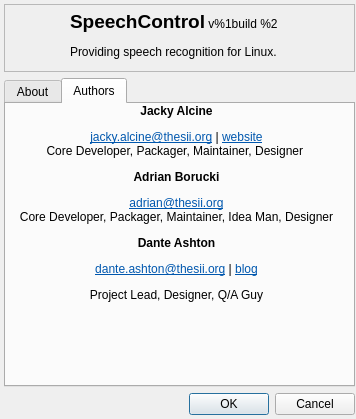
<?xml version="1.0" encoding="UTF-8"?>
<ui version="4.0">
 <class>AboutDialog</class>
 <widget class="QDialog" name="AboutDialog">
  <property name="geometry">
   <rect>
    <x>0</x>
    <y>0</y>
    <width>356</width>
    <height>419</height>
   </rect>
  </property>
  <property name="windowTitle">
   <string>Speech Control</string>
  </property>
  <widget class="QWidget" name="verticalLayoutWidget">
   <property name="geometry">
    <rect>
     <x>4</x>
     <y>4</y>
     <width>351</width>
     <height>411</height>
    </rect>
   </property>
   <layout class="QVBoxLayout" name="verticalLayout">
    <item>
     <widget class="QFrame" name="frame">
      <property name="minimumSize">
       <size>
        <width>0</width>
        <height>68</height>
       </size>
      </property>
      <property name="maximumSize">
       <size>
        <width>16777215</width>
        <height>68</height>
       </size>
      </property>
      <property name="frameShape">
       <enum>QFrame::StyledPanel</enum>
      </property>
      <property name="frameShadow">
       <enum>QFrame::Sunken</enum>
      </property>
      <widget class="QWidget" name="horizontalLayoutWidget">
       <property name="geometry">
        <rect>
         <x>4</x>
         <y>0</y>
         <width>341</width>
         <height>61</height>
        </rect>
       </property>
       <layout class="QHBoxLayout" name="horizontalLayout">
        <item>
         <widget class="QLabel" name="lblIcon">
          <property name="minimumSize">
           <size>
            <width>56</width>
            <height>56</height>
           </size>
          </property>
          <property name="maximumSize">
           <size>
            <width>56</width>
            <height>56</height>
           </size>
          </property>
          <property name="text">
           <string/>
          </property>
          <property name="pixmap">
           <pixmap resource="../res.qrc">:/logo/sc-large</pixmap>
          </property>
          <property name="scaledContents">
           <bool>true</bool>
          </property>
         </widget>
        </item>
        <item>
         <widget class="QLabel" name="lblHeader">
          <property name="text">
           <string>&lt;html&gt;&lt;head/&gt;&lt;body&gt;&lt;p&gt;&lt;span style=&quot; font-size:14pt; font-weight:600;&quot;&gt;SpeechControl&lt;/span&gt; v%1build %2&lt;/p&gt;&lt;p&gt;Providing speech recognition for Linux.&lt;/p&gt;&lt;/body&gt;&lt;/html&gt;</string>
          </property>
         </widget>
        </item>
       </layout>
      </widget>
     </widget>
    </item>
    <item>
     <widget class="QTabWidget" name="tabWidget">
      <property name="currentIndex">
       <number>1</number>
      </property>
      <widget class="QWidget" name="tabAbout">
       <attribute name="title">
        <string>About</string>
       </attribute>
       <widget class="QWidget" name="verticalLayoutWidget_2">
        <property name="geometry">
         <rect>
          <x>0</x>
          <y>0</y>
          <width>341</width>
          <height>271</height>
         </rect>
        </property>
        <layout class="QVBoxLayout" name="layoutAbout">
         <item>
          <widget class="QLabel" name="label">
           <property name="text">
            <string>&lt;html&gt;&lt;head/&gt;&lt;body&gt;&lt;p&gt;©2010 - 2012 by the &lt;a href=&quot;http://www.thesii.org&quot;&gt;&lt;span style=&quot; text-decoration: underline; color:#0057ae;&quot;&gt;Synthetic Intellect Institute&lt;/span&gt;&lt;/a&gt;&lt;img src=&quot;:/logo/sii&quot; width=&quot;96&quot; height=&quot;96&quot; style=&quot;float: right;&quot;/&gt;&lt;br/&gt;&lt;a href=&quot;http://wiki.thesii.org/SpeechControl&quot;&gt;&lt;span style=&quot; text-decoration: underline; color:#0057ae;&quot;&gt;http://wiki.thesii.org/SpeechControl&lt;/span&gt;&lt;/a&gt;&lt;br/&gt;&lt;a href=&quot;irc://irc.freenode.net/sii-speechcontrol&quot;&gt;&lt;span style=&quot; text-decoration: underline; color:#0057ae;&quot;&gt;#sii-speechcontrol&lt;/span&gt;&lt;/a&gt; on &lt;a href=&quot;http://www.freenode.net&quot;&gt;&lt;span style=&quot; text-decoration: underline; color:#0057ae;&quot;&gt;Freenode&lt;/span&gt;&lt;/a&gt; and &lt;a href=&quot;irc://irc.thesii.org/dev&quot;&gt;&lt;span style=&quot; text-decoration: underline; color:#0057ae;&quot;&gt;#dev&lt;/span&gt;&lt;/a&gt; on irc@sii.&lt;br/&gt;&lt;br/&gt;SpeechControl is licensed under &lt;a href=&quot;http://www.gnu.org/licenses/gpl-3.0.txt&quot;&gt;&lt;span style=&quot; text-decoration: underline; color:#0057ae;&quot;&gt;GPLv3&lt;/span&gt;&lt;/a&gt;.&lt;br/&gt;Please use &lt;a href=&quot;http://tasks.thesii.org?enter_bug.cgi?product=speechcontrol&quot;&gt;&lt;span style=&quot; text-decoration: underline; color:#0057ae;&quot;&gt;bugs@thesii&lt;/span&gt;&lt;/a&gt; to report bugs. &lt;/p&gt;&lt;p&gt;&lt;br/&gt;&lt;/p&gt;&lt;p&gt;&lt;span style=&quot; font-weight:600;&quot;&gt;One Vision. One Purpose.&lt;br/&gt;We Are The SII.&lt;/span&gt;&lt;/p&gt;&lt;/body&gt;&lt;/html&gt;</string>
           </property>
           <property name="scaledContents">
            <bool>true</bool>
           </property>
           <property name="alignment">
            <set>Qt::AlignLeading|Qt::AlignLeft|Qt::AlignTop</set>
           </property>
           <property name="wordWrap">
            <bool>true</bool>
           </property>
           <property name="margin">
            <number>10</number>
           </property>
           <property name="openExternalLinks">
            <bool>true</bool>
           </property>
          </widget>
         </item>
        </layout>
       </widget>
      </widget>
      <widget class="QWidget" name="tabAuthors">
       <attribute name="title">
        <string>Authors</string>
       </attribute>
       <widget class="QWidget" name="verticalLayoutWidget_3">
        <property name="geometry">
         <rect>
          <x>0</x>
          <y>0</y>
          <width>341</width>
          <height>271</height>
         </rect>
        </property>
        <layout class="QVBoxLayout" name="layoutAuthors">
         <item>
          <widget class="QLabel" name="label_2">
           <property name="text">
            <string>&lt;html&gt;&lt;head/&gt;&lt;body&gt;&lt;p&gt;&lt;span style=&quot; font-weight:600;&quot;&gt;Jacky Alcine&lt;/span&gt;&lt;/p&gt;&lt;p&gt;&lt;a href=&quot;mailto:jacky.alcine@thesii.org&quot;&gt;&lt;span style=&quot; text-decoration: underline; color:#0057ae;&quot;&gt;jacky.alcine@thesii.org&lt;/span&gt;&lt;/a&gt; | &lt;a href=&quot;http://jackyalcine.co.cc&quot;&gt;&lt;span style=&quot; text-decoration: underline; color:#0057ae;&quot;&gt;website&lt;/span&gt;&lt;/a&gt;&lt;br/&gt;Core Developer, Packager, Maintainer, Designer &lt;/p&gt;&lt;p&gt;&lt;span style=&quot; font-weight:600;&quot;&gt;Adrian Borucki&lt;/span&gt;&lt;/p&gt;&lt;p&gt;&lt;a href=&quot;mailto:adrian@thesii.org&quot;&gt;&lt;span style=&quot; text-decoration: underline; color:#0057ae;&quot;&gt;adrian@thesii.org&lt;/span&gt;&lt;/a&gt;&lt;br/&gt;Core Developer, Packager, Maintainer, Idea Man, Designer&lt;/p&gt;&lt;p&gt;&lt;span style=&quot; font-weight:600;&quot;&gt;Dante Ashton&lt;/span&gt;&lt;/p&gt;&lt;p&gt;&lt;a href=&quot;mailto:dante.ashton@thesii.org&quot;&gt;&lt;span style=&quot; text-decoration: underline; color:#0057ae;&quot;&gt;dante.ashton@thesii.org&lt;/span&gt;&lt;/a&gt; | &lt;a href=&quot;http://livingwithmachines.wordpress.com&quot;&gt;&lt;span style=&quot; text-decoration: underline; color:#0057ae;&quot;&gt;blog&lt;/span&gt;&lt;/a&gt;&lt;/p&gt;&lt;p&gt;Project Lead, Designer, Q/A Guy&lt;/p&gt;&lt;/body&gt;&lt;/html&gt;</string>
           </property>
           <property name="alignment">
            <set>Qt::AlignHCenter|Qt::AlignTop</set>
           </property>
           <property name="margin">
            <number>5</number>
           </property>
          </widget>
         </item>
        </layout>
       </widget>
      </widget>
     </widget>
    </item>
    <item>
     <widget class="QDialogButtonBox" name="buttonBox">
      <property name="standardButtons">
       <set>QDialogButtonBox::Cancel|QDialogButtonBox::Ok</set>
      </property>
     </widget>
    </item>
   </layout>
  </widget>
 </widget>
 <resources>
  <include location="../res.qrc"/>
 </resources>
 <connections>
  <connection>
   <sender>buttonBox</sender>
   <signal>accepted()</signal>
   <receiver>AboutDialog</receiver>
   <slot>accept()</slot>
   <hints>
    <hint type="sourcelabel">
     <x>165</x>
     <y>344</y>
    </hint>
    <hint type="destinationlabel">
     <x>161</x>
     <y>180</y>
    </hint>
   </hints>
  </connection>
  <connection>
   <sender>buttonBox</sender>
   <signal>rejected()</signal>
   <receiver>AboutDialog</receiver>
   <slot>reject()</slot>
   <hints>
    <hint type="sourcelabel">
     <x>165</x>
     <y>344</y>
    </hint>
    <hint type="destinationlabel">
     <x>161</x>
     <y>180</y>
    </hint>
   </hints>
  </connection>
 </connections>
</ui>
